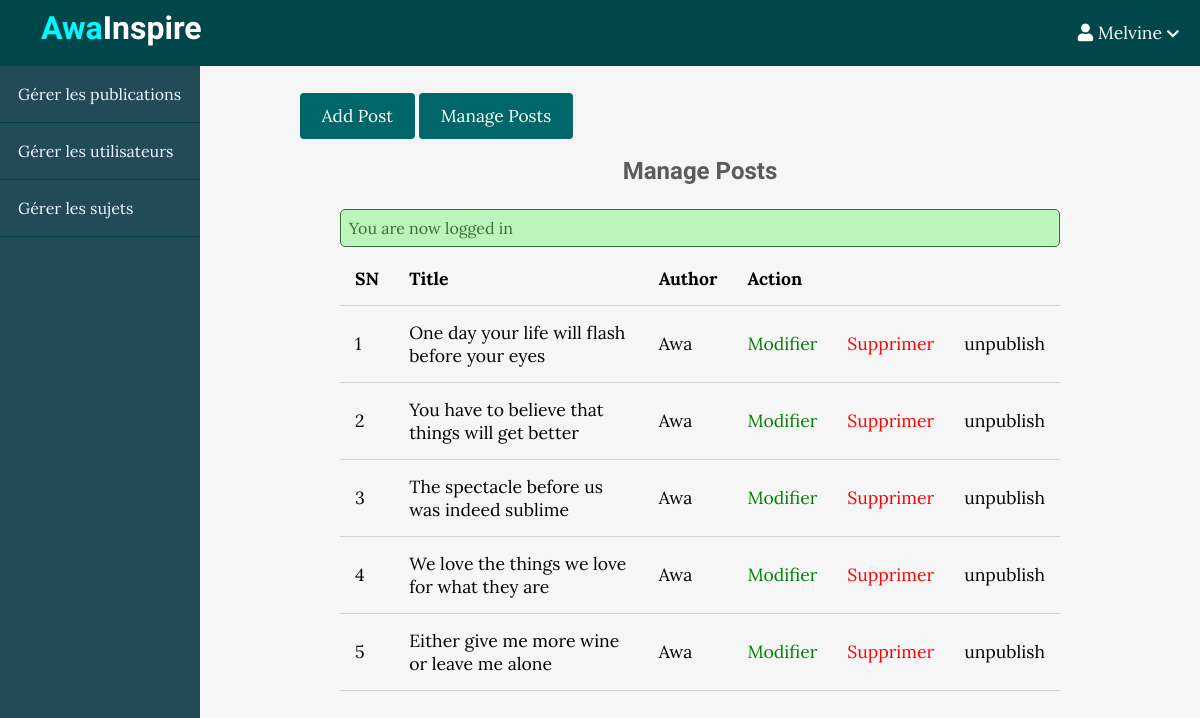
Screenshot of /admin/posts/index.php (signed in) with the database file from the repository.
### tables this page shows
CREATE TABLE `posts` (
  `id` int(11) NOT NULL,
  `user_id` int(11) NOT NULL,
  `topic_id` int(11) DEFAULT NULL,
  `title` varchar(255) NOT NULL,
  `image` varchar(255) NOT NULL,
  `body` text NOT NULL,
  `published` tinyint(4) NOT NULL,
  `created_at` datetime NOT NULL DEFAULT CURRENT_TIMESTAMP
);

### app/database/db.php (called while the page is built, shortened)
<?php
require('connect.php');
function selectAll($table, $conditions = [])
{
    global $conn;
    $sql = "SELECT * FROM $table";
    if (empty($conditions)) {
        $stmt = $conn->prepare($sql);
        $stmt->execute();
        $records = $stmt->get_result()->fetch_all(MYSQLI_ASSOC);
        return $records;
    }
}

### app/controllers/posts.php (called while the page is built, shortened)
<?php
include(ROOT_PATH . "/app/database/db.php");
$table = 'posts';
$posts = selectAll($table);

### admin/posts/index.php (the view, shortened to what this page needs)
<?php include(ROOT_PATH . "/app/controllers/posts.php");
?>
<!DOCTYPE html>
<html lang="en">
    <head>
        <link rel="stylesheet"
            href="https://use.fontawesome.com/releases/v5.7.2/css/all.css"
>
        <link rel="stylesheet" href="../../assets/css/style.css">
        <link rel="stylesheet" href="../../assets/css/admin.css">
    </head>
    <body>
    <?php include(ROOT_PATH . "/app/includes/adminHeader.php"); ?>
        <div class="admin-wrapper">
        <?php include(ROOT_PATH . "/app/includes/adminSidebar.php"); ?>
            <div class="admin-content">
                <div class="button-group">
                    <a href="create.php" class="btn btn-big">Add Post</a>
                    <a href="index.php" class="btn btn-big">Manage Posts</a>
                </div>
                <div class="content">
                    <h2 class="page-title">Manage Posts</h2>
                    <?php include(ROOT_PATH . "/app/includes/messages.php"); ?>
                    <table>
                        <thead>
                            <th>SN</th>
                            <th>Title</th>
                            <th>Author</th>
                            <th colspan="3">Action</th>
                        </thead>
                        <tbody>
                            <?php foreach ($posts as $key => $post): ?>
                                <tr>
                                    <td><?php echo $key + 1; ?></td>
                                    <td><?php echo $post['title'] ?></td>
                                    <td>Awa</td>
                                    <td><a href="edit.php?id=<?php echo $post['id']; ?>" class="edit">Modifier</a></td>
                                    <td><a href="edit.php?delete_id=<?php echo $post['id']; ?>" class="delete">Supprimer</a></td>
                                    <?php if ($post['published']): ?>
                                        <td><a href="edit.php?published=0&p_id=<?php echo $post['id'] ?>" class="unpublish">unpublish</a></td>
                                    <?php else: ?>
                                        <td><a href="edit.php?published=1&p_id=<?php echo $post['id'] ?>" class="publish">publish</a></td>
                                    <?php endif; ?>
                                </tr>
                            <?php endforeach; ?>
                        </tbody>
                    </table>
                </div>
            </div>
        </div>
    </body>
</html>

### assets/css/style.css (style rules this page uses)
* { box-sizing: border-box; }
html, body { height: 100%; padding: 0px; margin: 0px; background: #f6f6f6; font-family: "Lora", serif; }
h1, h2, h3, h4, h5, h6 { font-family: "Candal", serif; color: #5c5b5b; margin: 5px; }
a { text-decoration: none; color: inherit; }
.btn { padding: 0.5rem 1rem; background: #006669; color: white; border: 1px solid transparent; border-radius: 0.25rem; font-size: 1.08em; font-family: "Lora", serif; }
.btn-big { padding: 0.7rem 1.3rem; line-height: 1.3rem; }
.content { width: 90%; margin: 30px auto 30px; }

### assets/css/admin.css (style rules this page uses)
.admin-wrapper { display: flex; height: calc(100% - 66px); }
.admin-wrapper .admin-content { flex: 8; height: 100%; padding: 40px 100px 100px; overflow-y: scroll; }
.admin-content .page-title { text-align: center; margin-bottom: 1.5rem; }
table { width: 100%; border-collapse: collapse; font-size: 1.1rem; }
th, td { padding: 15px; text-align: left; border-bottom: 1px solid #d3d3d3; }
.edit { color: green; }
.delete { color: red; }

### rows the page displays
posts: title "One day your life will flash before your eyes"
posts: title "You have to believe that things will get better"
posts: title "The spectacle before us was indeed sublime"
posts: title "We love the things we love for what they are"
posts: title "Either give me more wine or leave me alone"

### other values shown
$_SESSION['username'] "Melvine"
$_SESSION['message'] "You are now logged in"
